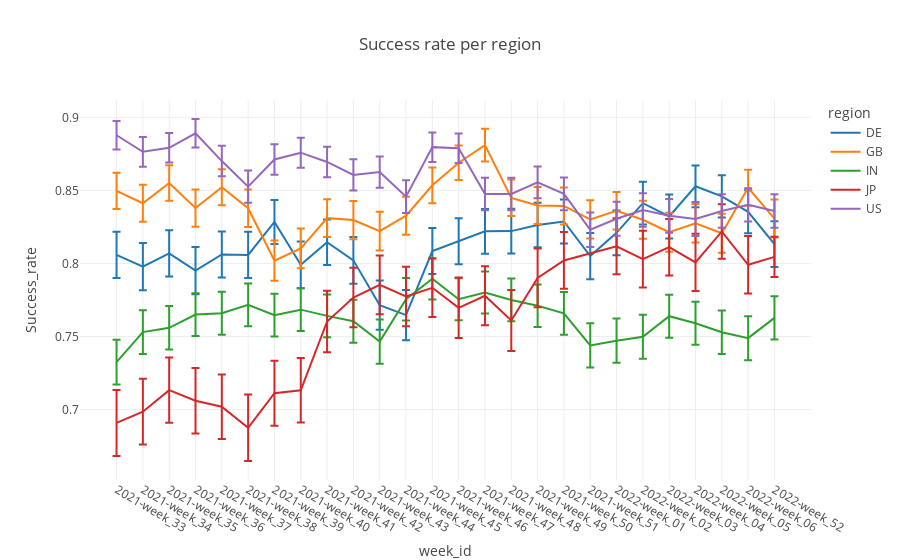

The cell this chart's notebook holds for it:
### Markdown cell above
Produce the following success rate graph per region:

### Code cell


### Figure 1 — Plotly figure (JSON) as saved in the notebook; plotly's stock layout.template omitted (floating-point values rounded to 4 significant figures)
{"data": [{"error_y": {"array": [0.01584, 0.0162, 0.01581, 0.01615, 0.0158, 0.01583, 0.01506, 0.01603, 0.01555, 0.01595, 0.01681, 0.01723, 0.01574, 0.01568, 0.01529, 0.01524, 0.01522, 0.01505, 0.01581, 0.01533, 0.01464, 0.01502, 0.01428, 0.0145, 0.01478, 0.01565]}, "hovertemplate": "region=DE<br>week_id=%{x}<br>Success_rate=%{y}<extra></extra>", "legendgroup": "DE", "line": {"color": "#1F77B4", "dash": "solid"}, "mode": "lines", "name": "DE", "orientation": "v", "showlegend": true, "type": "scatter", "visible": true, "x": ["2021-week_33", "2021-week_34", "2021-week_35", "2021-week_36", "2021-week_37", "2021-week_38", "2021-week_39", "2021-week_40", "2021-week_41", "2021-week_42", "2021-week_43", "2021-week_44", "2021-week_45", "2021-week_46", "2021-week_47", "2021-week_48", "2021-week_49", "2021-week_50", "2021-week_51", "2022-week_01", "2022-week_02", "2022-week_03", "2022-week_04", "2022-week_05", "2022-week_06", "2022-week_52"], "xaxis": "x", "y": [0.8058, 0.7979, 0.8069, 0.7951, 0.8062, 0.8058, 0.8284, 0.7991, 0.8145, 0.8022, 0.7715, 0.7647, 0.8085, 0.8152, 0.822, 0.8222, 0.8264, 0.8288, 0.8051, 0.821, 0.8413, 0.8322, 0.8529, 0.8459, 0.8354, 0.8132], "yaxis": "y"}, {"error_y": {"array": [0.01242, 0.01269, 0.01218, 0.01275, 0.01233, 0.0128, 0.0138, 0.01356, 0.01298, 0.01309, 0.01325, 0.01295, 0.01222, 0.01173, 0.01123, 0.01251, 0.01272, 0.01272, 0.01305, 0.01284, 0.01303, 0.01332, 0.01316, 0.01334, 0.01234, 0.01302]}, "hovertemplate": "region=GB<br>week_id=%{x}<br>Success_rate=%{y}<extra></extra>", "legendgroup": "GB", "line": {"color": "#FF7F0E", "dash": "solid"}, "mode": "lines", "name": "GB", "orientation": "v", "showlegend": true, "type": "scatter", "visible": true, "x": ["2021-week_33", "2021-week_34", "2021-week_35", "2021-week_36", "2021-week_37", "2021-week_38", "2021-week_39", "2021-week_40", "2021-week_41", "2021-week_42", "2021-week_43", "2021-week_44", "2021-week_45", "2021-week_46", "2021-week_47", "2021-week_48", "2021-week_49", "2021-week_50", "2021-week_51", "2022-week_01", "2022-week_02", "2022-week_03", "2022-week_04", "2022-week_05", "2022-week_06", "2022-week_52"], "xaxis": "x", "y": [0.8497, 0.8412, 0.8551, 0.838, 0.8522, 0.8378, 0.8019, 0.8103, 0.831, 0.8298, 0.8222, 0.8327, 0.8535, 0.869, 0.881, 0.8449, 0.8397, 0.8394, 0.8302, 0.8361, 0.8299, 0.8214, 0.8275, 0.8207, 0.8519, 0.8308], "yaxis": "y"}, {"error_y": {"array": [0.01535, 0.0149, 0.01486, 0.01466, 0.01471, 0.0146, 0.01467, 0.01464, 0.01468, 0.01476, 0.01513, 0.01452, 0.01412, 0.01439, 0.0144, 0.0146, 0.01457, 0.01468, 0.01508, 0.0151, 0.01499, 0.0147, 0.0147, 0.01494, 0.01505, 0.01478]}, "hovertemplate": "region=IN<br>week_id=%{x}<br>Success_rate=%{y}<extra></extra>", "legendgroup": "IN", "line": {"color": "#2CA02C", "dash": "solid"}, "mode": "lines", "name": "IN", "orientation": "v", "showlegend": true, "type": "scatter", "visible": true, "x": ["2021-week_33", "2021-week_34", "2021-week_35", "2021-week_36", "2021-week_37", "2021-week_38", "2021-week_39", "2021-week_40", "2021-week_41", "2021-week_42", "2021-week_43", "2021-week_44", "2021-week_45", "2021-week_46", "2021-week_47", "2021-week_48", "2021-week_49", "2021-week_50", "2021-week_51", "2022-week_01", "2022-week_02", "2022-week_03", "2022-week_04", "2022-week_05", "2022-week_06", "2022-week_52"], "xaxis": "x", "y": [0.7325, 0.753, 0.756, 0.765, 0.7659, 0.7717, 0.7646, 0.7684, 0.7642, 0.7605, 0.7465, 0.7755, 0.7895, 0.7755, 0.7801, 0.7751, 0.7711, 0.7659, 0.7439, 0.7472, 0.7498, 0.764, 0.7592, 0.753, 0.7489, 0.7628], "yaxis": "y"}, {"error_y": {"array": [0.02257, 0.02249, 0.0223, 0.0224, 0.02211, 0.02275, 0.02225, 0.02204, 0.0211, 0.02041, 0.02013, 0.0203, 0.02003, 0.0207, 0.02018, 0.0208, 0.0201, 0.01945, 0.01916, 0.01941, 0.01931, 0.01966, 0.01871, 0.01961, 0.01378]}, "hovertemplate": "region=JP<br>week_id=%{x}<br>Success_rate=%{y}<extra></extra>", "legendgroup": "JP", "line": {"color": "#D62728", "dash": "solid"}, "mode": "lines", "name": "JP", "orientation": "v", "showlegend": true, "type": "scatter", "visible": true, "x": ["2021-week_33", "2021-week_34", "2021-week_35", "2021-week_36", "2021-week_37", "2021-week_38", "2021-week_39", "2021-week_40", "2021-week_41", "2021-week_42", "2021-week_43", "2021-week_44", "2021-week_45", "2021-week_46", "2021-week_47", "2021-week_48", "2021-week_49", "2021-week_50", "2022-week_01", "2022-week_02", "2022-week_03", "2022-week_04", "2022-week_05", "2022-week_06", "2022-week_52"], "xaxis": "x", "y": [0.6909, 0.6986, 0.7133, 0.7061, 0.7019, 0.6876, 0.7112, 0.7132, 0.7603, 0.7767, 0.7854, 0.7774, 0.7834, 0.7697, 0.7779, 0.761, 0.7901, 0.8021, 0.8118, 0.803, 0.8112, 0.8008, 0.8219, 0.7991, 0.8045], "yaxis": "y"}, {"error_y": {"array": [0.009814, 0.01019, 0.01012, 0.009757, 0.01044, 0.011, 0.01038, 0.01024, 0.01045, 0.01073, 0.01068, 0.0112, 0.01009, 0.01012, 0.01115, 0.01112, 0.0109, 0.01115, 0.01183, 0.01161, 0.01143, 0.0116, 0.01163, 0.01148, 0.01137, 0.01148]}, "hovertemplate": "region=US<br>week_id=%{x}<br>Success_rate=%{y}<extra></extra>", "legendgroup": "US", "line": {"color": "#9467BD", "dash": "solid"}, "mode": "lines", "name": "US", "orientation": "v", "showlegend": true, "type": "scatter", "visible": true, "x": ["2021-week_33", "2021-week_34", "2021-week_35", "2021-week_36", "2021-week_37", "2021-week_38", "2021-week_39", "2021-week_40", "2021-week_41", "2021-week_42", "2021-week_43", "2021-week_44", "2021-week_45", "2021-week_46", "2021-week_47", "2021-week_48", "2021-week_49", "2021-week_50", "2021-week_51", "2022-week_01", "2022-week_02", "2022-week_03", "2022-week_04", "2022-week_05", "2022-week_06", "2022-week_52"], "xaxis": "x", "y": [0.8878, 0.8764, 0.8792, 0.8891, 0.8701, 0.8526, 0.8712, 0.8758, 0.8695, 0.8606, 0.8626, 0.8457, 0.8796, 0.8788, 0.8475, 0.8476, 0.8555, 0.8477, 0.8231, 0.8306, 0.8367, 0.8326, 0.8305, 0.8359, 0.8402, 0.8359], "yaxis": "y"}], "layout": {"autosize": true, "legend": {"title": {"text": "region"}, "tracegroupgap": 0}, "title": {"text": "Success rate per region", "x": 0.5}, "xaxis": {"anchor": "y", "autorange": true, "domain": [0, 1], "range": [-1.389, 26.39], "title": {"text": "week_id"}, "type": "category"}, "yaxis": {"anchor": "x", "autorange": true, "domain": [0, 1], "range": [0.6518, 0.9119], "title": {"text": "Success_rate"}, "type": "linear"}}}
